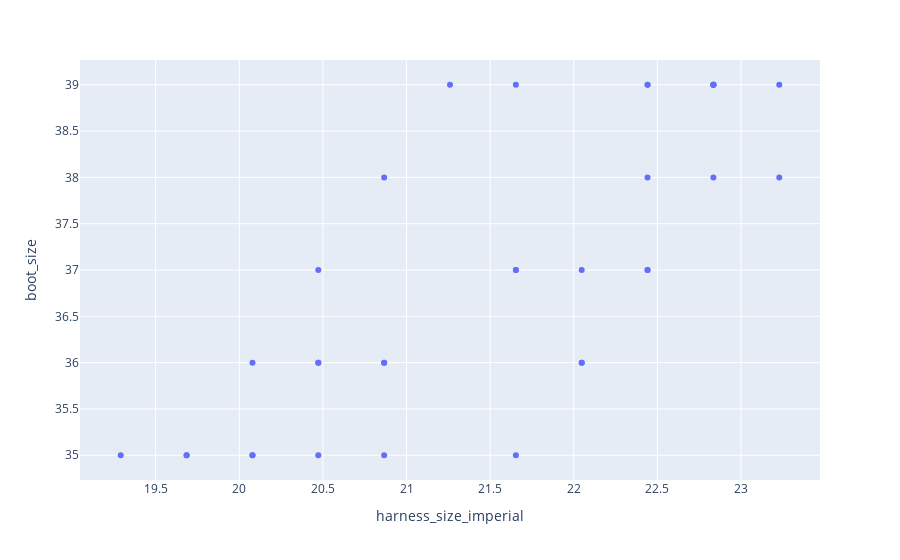

Source (notebook cell):
### Markdown cell above
# Create new columns

The preceding graph shows the relationship we want to investigate for our store, but some customers might want harness-size lists in inches, not centimeters. How can we view these harness sizes in imperial units?

To do this, we will need to create a new column called harness_size_imperial and put that on the X axis instead.

Creating new columns uses very similar syntax to what we've seen before.

### Code cell
# Convert harness sizes from metric to imperial units 
# and save the result to a new column

data_smaller_paws['harness_size_imperial'] = data_smaller_paws['harness_size'] * 0.393701

# Show a graph of harness size in imperial units
# by boot size
px.scatter(data_smaller_paws, x="harness_size_imperial", y="boot_size")

### Figure 1 — Plotly figure (JSON) as saved in the notebook; plotly's stock layout.template omitted (floating-point values rounded to 4 significant figures)
{"data": [{"hovertemplate": "harness_size_imperial=%{x}<br>boot_size=%{y}<extra></extra>", "legendgroup": "", "marker": {"color": "#636efa", "symbol": "circle"}, "mode": "markers", "name": "", "orientation": "v", "showlegend": false, "type": "scatter", "x": [22.83, 22.83, 20.47, 22.83, 22.44, 20.47, 21.65, 20.87, 19.29, 22.05, 20.87, 22.83, 22.05, 20.08, 19.69, 23.23, 21.65, 19.69, 20.47, 20.87, 21.26, 22.05, 21.65, 22.44, 20.87, 22.44, 22.44, 21.65, 20.08, 20.47, 22.83, 22.44, 20.08, 23.23], "xaxis": "x", "y": [39, 38, 37, 39, 38, 35, 37, 36, 35, 36, 38, 39, 36, 36, 35, 38, 37, 35, 36, 35, 39, 37, 35, 39, 36, 37, 37, 39, 35, 36, 39, 39, 35, 39], "yaxis": "y"}], "layout": {"legend": {"tracegroupgap": 0}, "margin": {"t": 60}, "xaxis": {"anchor": "y", "domain": [0, 1], "title": {"text": "harness_size_imperial"}}, "yaxis": {"anchor": "x", "domain": [0, 1], "title": {"text": "boot_size"}}}}
